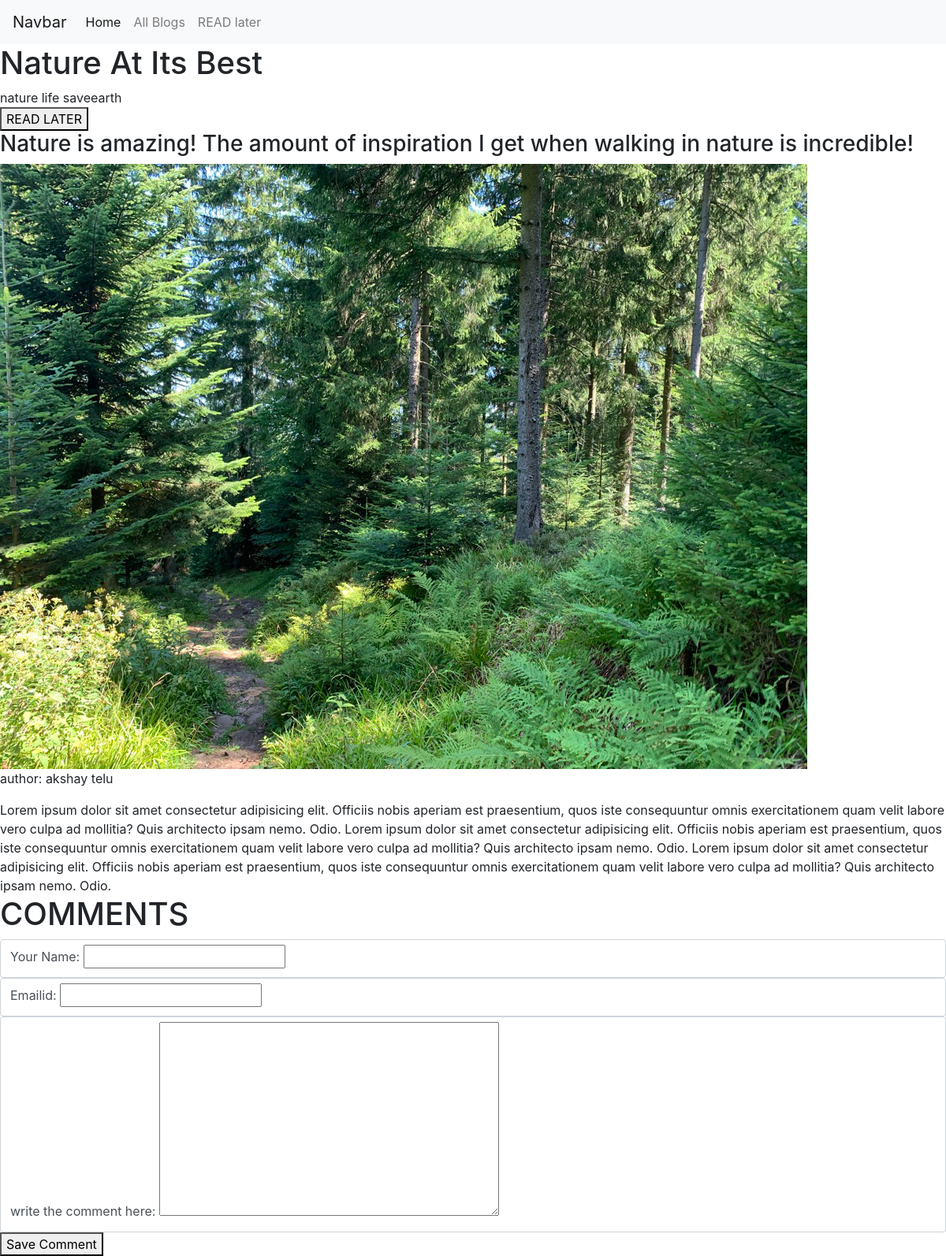
/blogs/into-the-woods, run on the app's committed database.
### blog/models.py (models this page shows, shortened)
class Blog(models.Model):
    title =models.CharField(max_length=100)
    excerpt=models.TextField(max_length=500)
    image=models.ImageField(upload_to='Blogs',null=True)
    author=models.ForeignKey(Author,on_delete=models.SET_NULL,related_name='blogs',null=True)
    date=models.DateField(auto_now=True)
    slug=models.SlugField(unique=True,db_index=True)
    tags=models.ManyToManyField(Tag,related_name='blogs')
    content=models.TextField(validators=[MinLengthValidator(10)])

class Tag(models.Model):
    tag=models.CharField(max_length=20)

class Author(models.Model):
    first_name=models.CharField(max_length=30)
    last_name=models.CharField(max_length=30)
    email=models.EmailField( max_length=254)

### blog/views.py (the view, shortened to what this page needs)
# urls.py: path('blogs/<slug:slug>',views.blog_detail.as_view(),name='blog_detail'),
class blog_detail(View):
     def get(self,request,slug):
        blog=Blog.objects.get(slug=slug)
        tags=blog.tags.all()
        comment_form=commentform()
        all_comments=blog.comments.all()
        return render(request,'blog/blog_detail.html',{'form':comment_form,'blog':blog,'all_comments':all_comments,'tags':tags})

### blog/forms.py
class commentform(forms.ModelForm):
    class Meta:
        model=Comment
        exclude=['post']
        labels={
            "user_name":"Your Name",
            "emaild":"Your Email ID",
            "comment":"write the comment here",
        }

### blog/templates/blog/blog_detail.html (shortened to what this page needs)
{% extends 'base.html' %}
{% load static%}
{% block body%}
<section id="nav_bar">
    <nav class="navbar navbar-expand-lg navbar-light bg-light">
        <a class="navbar-brand" href="#">Navbar</a>
        <div class="collapse navbar-collapse" id="navbarNav">
          <ul class="navbar-nav">
            <li class="nav-item active">
              <a class="nav-link" href="{% url 'index'%}">Home <span class="sr-only">(current)</span></a>
            </li>
            <li class="nav-item">
              <a class="nav-link" href="{% url 'allblogs'%}">All Blogs</a>
            </li>
            <li class="nav-item">
              <a class="nav-link" href="{% url 'read-later'%}">READ later</a>
            </li>
          </ul>
        </div>
      </nav>
</section>
<section id="blog">
    <h1>{{blog.title}}</h1>
    {%for tag in tags%}
    <span>{{tag.tag}}</span>
    {%endfor%}
    <form action='{% url "read-later" %}' method='POST' >
     <button >READ LATER</button>
    </form>
    <h3>{{blog.excerpt}}</h3>
      <img src='{{blog.image.url}}'/>
     <p>author: {{ blog.author.first_name}} {{ blog.author.last_name}}</p>
      <div>
        {{blog.content}}
      </div>
</section>
<h1>COMMENTS</h1>
 <section>
  <form action="{% url 'blog_detail' blog.slug %}" method='post'>
    {% for form_field in form %}
      <div class="form-control {% if form_field.errors %}invalid{% endif %}">
        {{ form_field.label_tag }}
        {{ form_field }}
      </div>
    {% endfor %}
     <button>Save Comment</button>
  </form>
 </section>
{%endblock%}

### data on the page
Blog: title "Nature At Its Best", excerpt "Nature is amazing! The amount of inspiration I get when walking in nature is incredible!", image (picture), author.first_name "akshay", author.last_name "telu", content "Lorem ipsum dolor sit amet consectetur adipisicing elit. Officiis nobis aperiam est praesentium, quos iste consequuntur omnis exercitationem quam velit labore vero culpa ad mollitia? Quis architecto ipsam nemo. Odio. Lorem ipsum dolor sit amet consectetur adipisicing elit. Officiis nobis aperiam est praesentium, quos iste consequuntur omnis exercitationem quam velit labore vero culpa ad mollitia? Quis architecto ipsam nemo. Odio. Lorem ipsum dolor sit amet consectetur adipisicing elit. Officiis nobis aperiam est praesentium, quos iste consequuntur omnis exercitationem quam velit labore vero culpa ad mollitia? Quis architecto ipsam nemo. Odio."
Tag: tag "nature"
Tag: tag "life"
Tag: tag "saveearth"
